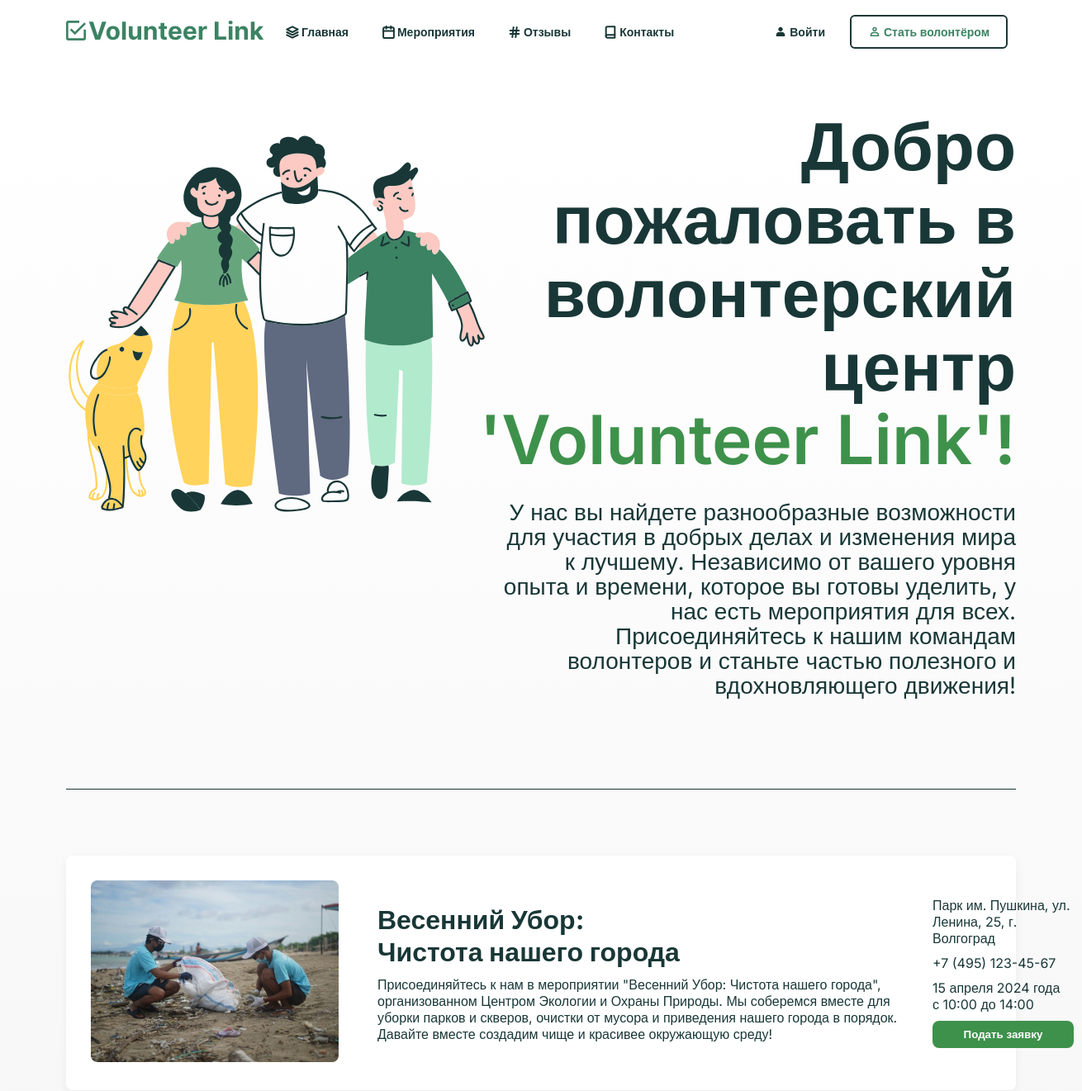
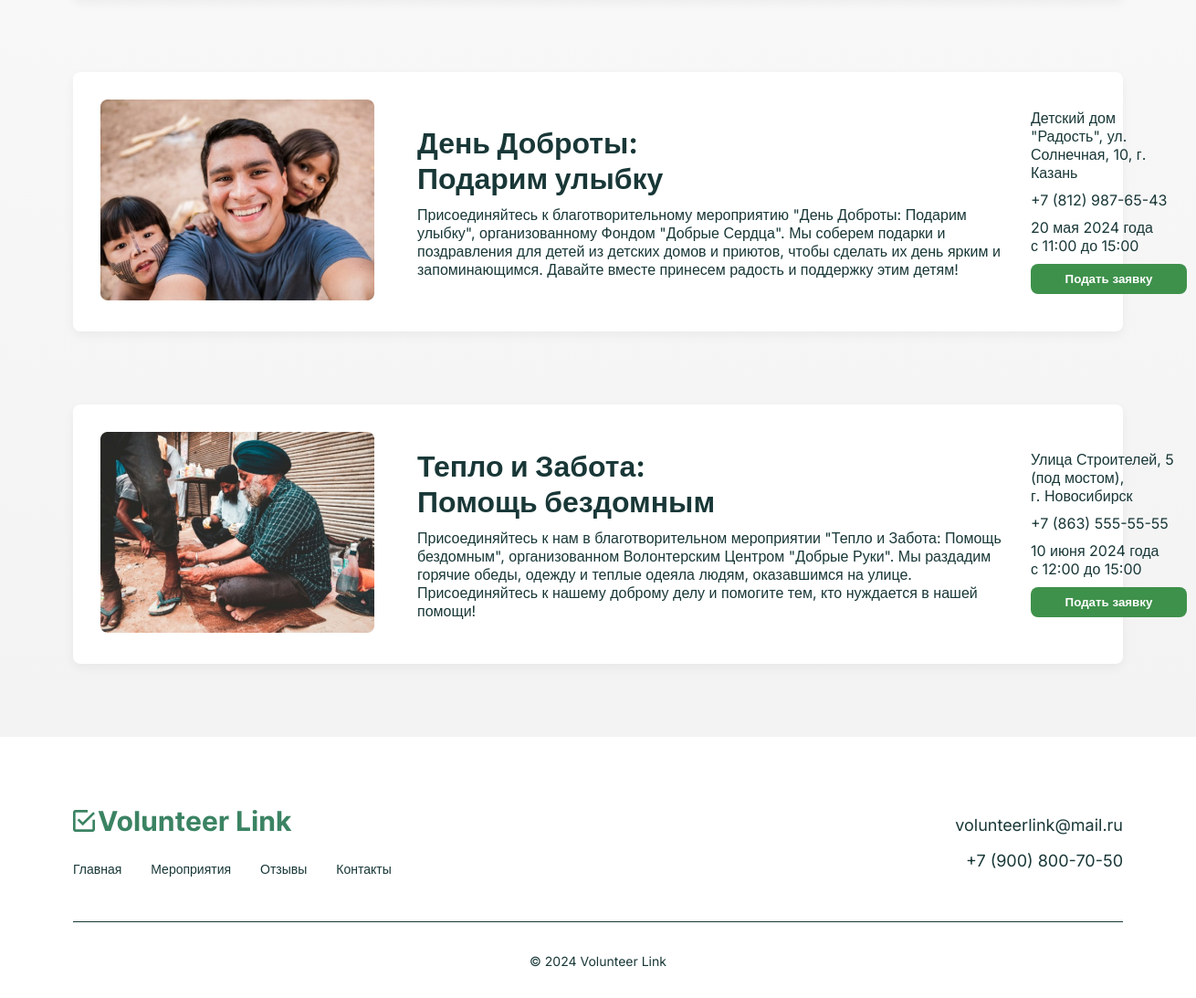
/event.php, run on the app's committed database (2 pictures, top to bottom).
### tables this page shows
CREATE TABLE `event` (
  `id` int NOT NULL,
  `photo` text NOT NULL,
  `name` varchar(60) NOT NULL,
  `description` varchar(500) NOT NULL,
  `adress` varchar(60) NOT NULL,
  `number` varchar(60) NOT NULL,
  `date` varchar(60) NOT NULL,
  `time` varchar(60) NOT NULL
);

### event.php (the view, shortened to what this page needs)
<!DOCTYPE html>
<html lang="ru">
<head>
    <link rel="stylesheet" href="event-style.css">
</head>
<body>
<header>
    <div class="logo-nav">
    <div class="logo">
        <img src="images/Logo.svg" alt="Logo">
    </div>
    <nav>
        <ul>
            <li><a href="index.php"><img src="images/8666759_layers_layer_icon 1.svg" alt="">Главная</a></li>
            <li><a href="event.php"><img src="images/8666750_calendar_schedule_icon 1.svg" alt="">Мероприятия</a></li>
            <li><a href="index.php #sub"><img src="images/8666548_hash_icon 1.svg" alt="">Отзывы</a></li>
            <li><a href="#contact"><img src="images/8666783_book_education_icon 1.svg" alt="">Контакты</a></li>
        </ul>
    </nav>
    </div>
    <div class="auth-buttons">
    <?php
if (empty($_SESSION['login']))
{
    ?>
    <form action="login.php"><button class="login-btn"><img src="images/5402435_account_profile_user_avatar_man_icon 1.svg" alt="">Войти</button></form>
        <form action="register.php"><button class="organizer-btn"><img src="images/5402435_account_profile_user_avatar_man_icon 2.svg" alt="">Стать волонтёром</button></form>
        <?php
}
    ?>
    </div>
</header>
<div class="main">
<div class="info-container border-buttom">
    <div class="info-text-container">
        <div class="info-text">
            <h1 class="info-title">Добро пожаловать в волонтерский центр<br><span class="text-color">'Volunteer Link'!</span></h1>
            <p class="info-description">У нас вы найдете разнообразные возможности для участия в добрых делах и изменения мира к лучшему. Независимо от вашего уровня опыта и времени, которое вы готовы уделить, у нас есть мероприятия для всех. <br>Присоединяйтесь к нашим командам волонтеров и станьте частью полезного и вдохновляющего движения!</p>
        </div>
    </div>
</div>
<div class="main-conteiner">
<div class="main-content"><div class="footer-line"></div>
<?php
        include ("dbconnect.php");
        $result = mysqli_query($mysqli, "SELECT * FROM event");
        $div = "<div class='cards'>";
        while ($row = mysqli_fetch_assoc($result)) {
            $div .= '<div class="card line">';
            $div .= '<div class="image"><img class="image-2" src= ' . $row['photo'] . '></div>';
            $div .= '<div class="text-container">';
            $div .= '<h1 class="title">' . $row['name'] . '</h1>';
            $div .= '<p class="text">' . $row['description'] . '</p>';
            $div .= '</div>';
            $div .= '<div class="info-adress-container">';
            $div .= '<p class="adress size">' . $row['adress'] . '</p>';
            $div .= '<p class="number size">' . $row['number'] . '</p>';
            $div .= '<p class="date-time size">' . $row['date'] . '<br>' . $row['time'] . '</p>';
            $div .= '<form action="submit_application.php"><button class="button">Подать заявку</button></form>';
            $div .= '</div>';
            $div .= '</div>';
        }
        $div .= '</div>';
        echo $div;
        ?>
</div>
</div>
<div class="footer-container">
    <div class="footer-content">
    <div class="footer-left">
        <img src="images/Logo.svg" alt="" class="footer-logo">
        <div class="buttons-footer">
            <nav >
                <ul class="ul-buttons-footer">
                    <li class="li-buttons-footer"><a href="index.php" class="a-buttons-footer">Главная</a></li>
                    <li class="li-buttons-footer"><a href="event.php" class="a-buttons-footer">Мероприятия</a></li>
                    <li class="li-buttons-footer"><a href="#sub" class="a-buttons-footer">Отзывы</a></li>
                    <li class="li-buttons-footer"><a href="#contact"  class="a-buttons-footer">Контакты</a></li>
                </ul>
            </nav>
            </div>
    </div>
    <div class="footer-right" id="contact">
        <p class="footer-mail">volunteerlink@mail.ru</p>
        <p class="footer-number">+7 (900) 800-70-50</p>
    </div>
</div>
    <div class="footer-line-container">
    <div class="footer-line"></div>
    <div class="footer-copyright">
        <p class="copyright-text">© 2024 Volunteer Link</p>
    </div>
    </div>
</div></div>
</body>
</html>

### event-style.css (style rules this page uses)
body { font-family: 'Inter', sans-serif; margin: 0; }
.main { background: linear-gradient(180deg, rgba(242, 242, 242, 0) 1.04%, #F1F1F1 100%); }
header { display: flex; justify-content: space-between; align-items: center; margin: 18px 80px; }
.logo-nav { display: flex; align-items: center; }
nav ul { list-style-type: none; padding: 0; margin: 0; margin-left: 26px; display: flex; }
nav ul li { margin-right: 40px; }
nav ul li a { font-family: 'Inter', sans-serif; font-weight: 600; text-decoration: none; color: #193737; font-size: 14px; display: flex; align-items: center; justify-content: center; }
nav ul li a img { margin-right: 3px; }
.auth-buttons button { padding: 10px 20px; cursor: pointer; border-radius: 6px; }
.auth-buttons { display: flex; align-items: center; justify-content: center; }
.login-btn { display: flex; margin-right: 10px; background-color: #fff; font-family: 'Inter', sans-serif; font-weight: 600; color: #193737; font-size: 14px; border: none; }
.login-btn img { margin-right: 3px; }
.organizer-btn img { margin-right: 3px; }
.organizer-btn { display: flex; margin-right: 10px; background-color: #fff; font-family: 'Inter', sans-serif; font-weight: 600; color: #3B8363; font-size: 14px; border: 2px solid #193737; text-align: center; }
.info-container { display: flex; flex-direction: row; align-items: center; justify-content: center; margin: 18px 80px; background-image: url(images/Walk-Together-2--Streamline-Free-Illustrations.svg.svg); background-repeat: no-repeat; background-position: -10px 50px; background-size: 530px; margin-bottom: 80px; }
.info-title { font-size: 82px; font-weight: 600; color: #193737; text-align: right; margin-bottom: 20px; line-height: 89px; letter-spacing: -3.5%; font-family: 'Inter', sans-serif; font-weight: 600; }
.info-description { font-size: 28px; font-weight: 400; color: #193737; text-align: right; margin-bottom: 30px; line-height: 30px; font-family: 'Inter', sans-serif; padding-left: 70px; }
.text-color { color: #3E914B; }
.info-text-container { display: flex; flex-direction: column; align-items: center; justify-content: center; margin-left: 450px; }
.main-content { margin: 18px 80px; }
.line { margin-top: 50px; }
.card { background-color: #fff; box-shadow: 0px 4px 12px rgba(0, 0, 0, 0.05); color: #193737; display: flex; align-items: center; padding: 30px; border-radius: 8px; margin-bottom: 92px; }
.text-container { display: flex; flex-direction: column; justify-content: space-between; margin-left: 47px; }
.title { margin: 0; padding-bottom: 10px; font-size: 32px; }
.text { font-size: 16px; font-weight: medium; margin: 0; width: 642px; }
.size { font-size: 16px; margin: 0; padding-bottom: 10px; }
.info-adress-container { margin-left: 30px; }
.button { border-radius: 8px; border: none !important; background-color: #3E914B; color: #fff; font-weight: 600; width: 171px; height: 33px; }
.line { margin-top: 80px; margin-bottom: 80px; }
.footer-container { display: flex; justify-content: center; flex-direction: column; background-color: #fff; color: #193737; padding: 18px 80px; }
.footer-content { display: flex; justify-content: space-between; align-items: center; margin-bottom: 38px; margin-top: 50px; }
.footer-left { display: flex; justify-content: center; align-items: flex-start; flex-direction: column; }
.footer-logo { padding-bottom: 32px; }
.ul-buttons-footer { margin: 0; padding: 0; list-style-type: none; display: flex; }
.li-buttons-footer { margin-right: 32px; }
.a-buttons-footer { font-size: 14px; font-weight: 300; text-decoration: none; }
.footer-mail { font-size: 18px; }
.footer-number { text-align: right; font-size: 18px; }
.footer-line { width: 100%; height: 1px; background-color: #193737; margin-bottom: 20px; }
.footer-copyright { display: flex; justify-content: center; align-items: center; }
.copyright-text { font-size: 14px; font-weight: 400; }

### data on the page
event: photo (picture), name "Весенний Убор: Чистота нашего города", description "Присоединяйтесь к нам в мероприятии \"Весенний Убор: Чистота нашего города\", организованном Центром Экологии и Охраны Природы. Мы соберемся вместе для уборки парков и скверов, очистки от мусора и приведения нашего города в порядок. Давайте вместе создадим чище и красивее окружающую среду!", adress "Парк им. Пушкина, ул. Ленина, 25, г. Волгоград", number "+7 (495) 123-45-67", date "15 апреля 2024 года", time "с 10:00 до 14:00"
event: photo (picture), name "День Доброты: Подарим улыбку", description "Присоединяйтесь к благотворительному мероприятию \"День Доброты: Подарим улыбку\", организованному Фондом \"Добрые Сердца\". Мы соберем подарки и поздравления для детей из детских домов и приютов, чтобы сделать их день ярким и запоминающимся. Давайте вместе принесем радость и поддержку этим детям!", adress "Детский дом \"Радость\", ул. Солнечная, 10, г. Казань", number "+7 (812) 987-65-43", date "20 мая 2024 года", time "с 11:00 до 15:00"
event: photo (picture), name "Тепло и Забота: Помощь бездомным", description "Присоединяйтесь к нам в благотворительном мероприятии \"Тепло и Забота: Помощь бездомным\", организованном Волонтерским Центром \"Добрые Руки\". Мы раздадим горячие обеды, одежду и теплые одеяла людям, оказавшимся на улице. Присоединяйтесь к нашему доброму делу и помогите тем, кто нуждается в нашей помощи!", adress "Улица Строителей, 5 (под мостом), г. Новосибирск", number "+7 (863) 555-55-55", date "10 июня 2024 года", time "с 12:00 до 15:00"
